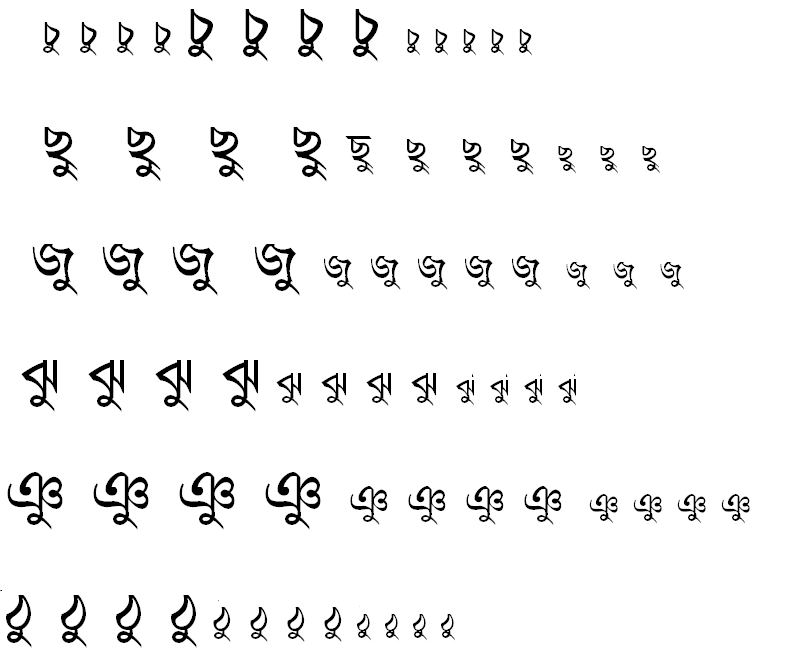
#> input picture GenData+TrainingFiles/ukar2.PNG, 794 x 653 px, found by its file name
$ python GenData5_complex.py   (Python 2 division)   (older library calls are emulated)
#> lines starting #> are read from the running program, lines starting #| are printed output that depends on the picture; after the words box and inside, x2 and y2 are one past the last pixel; in counts of white or black regions, pixels touching at a corner belong together
# GenData.py

import sys
import numpy as np
import cv2
import os
from intValidChars import *

# module level variables ##########################################################################
MIN_CONTOUR_AREA = 55

RESIZED_IMAGE_WIDTH = 20
RESIZED_IMAGE_HEIGHT = 30


###################################################################################################
def main():
    imgTrainingNumbers = cv2.imread("ukar2.png")  # read in training numbers image
#> imgTrainingNumbers is the input picture: shape (653, 794, 3); min 0, max 255, mean 243

    if imgTrainingNumbers is None:  # if image was not read successfully
        print "error: image not read from file \n\n"  # print error message to std out
        os.system("pause")  # pause so user can see error message
        return  # and exit function (which exits program)
    # end if

    imgGray = cv2.cvtColor(imgTrainingNumbers, cv2.COLOR_BGR2GRAY)  # get grayscale image
    imgBlurred = cv2.GaussianBlur(imgGray, (5, 5), 0)  # blur
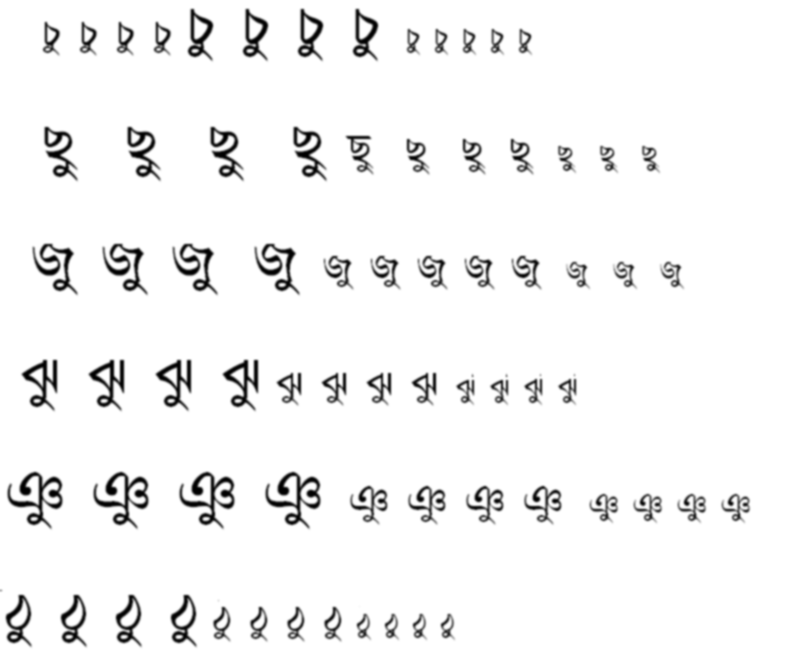
#> imgBlurred: shape (653, 794); min 0, max 255, mean 243


    # filter image from grayscale to black and white
    imgThresh = cv2.adaptiveThreshold(imgBlurred,  # input image
                                      255,  # make pixels that pass the threshold full white
                                      cv2.ADAPTIVE_THRESH_GAUSSIAN_C,
                                      # use gaussian rather than mean, seems to give better results
                                      cv2.THRESH_BINARY_INV,
                                      # invert so foreground will be white, background will be black
                                      11,  # size of a pixel neighborhood used to calculate threshold value
                                      2)  # constant subtracted from the mean or weighted mean
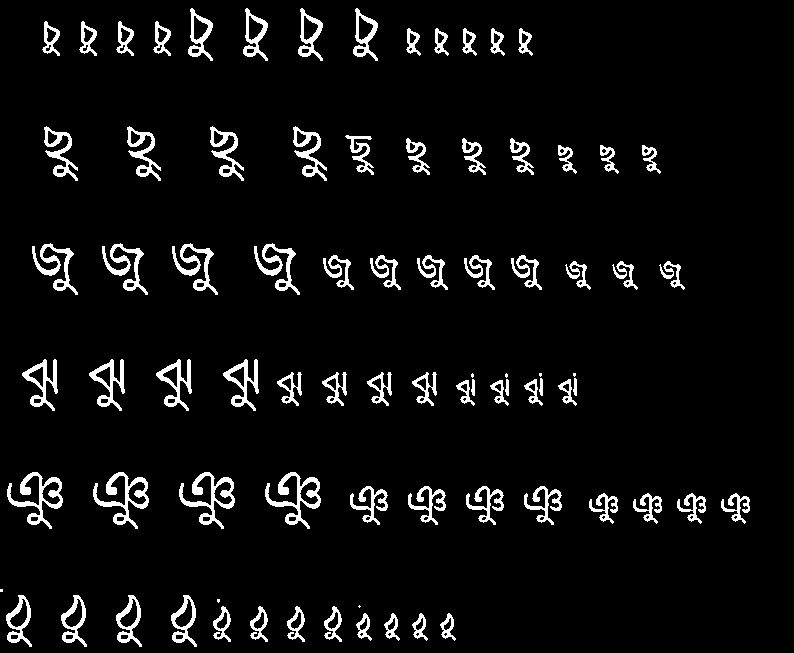
#> imgThresh: shape (653, 794); 5.8% white; 83 white regions (7 under 20 px)

    cv2.imshow("imgThresh", imgThresh)  # show threshold image for reference

    imgThreshCopy = imgThresh.copy()  # make a copy of the thresh image, this in necessary b/c findContours modifies the image

    imgContours, npaContours, npaHierarchy = cv2.findContours(imgThreshCopy,
                                                              # input image, make sure to use a copy since the function will modify this image in the course of finding contours
                                                              cv2.RETR_EXTERNAL,  # retrieve the outermost contours only
                                                              cv2.CHAIN_APPROX_SIMPLE)  # compress horizontal, vertical, and diagonal segments and leave only their end points
#> npaContours = 83 contours, 7 with area under 20; largest, box (x1, y1, x2, y2) and area: (265, 472, 321, 529) 1046, (179, 472, 235, 529) 1046, (93, 472, 149, 529) 1046, (7, 472, 63, 529) 1046, (223, 359, 259, 411) 696; npaHierarchy = 83 rows, first 6: [1, -1, -1, -1], [2, 0, -1, -1], [3, 1, -1, -1], [4, 2, -1, -1], [5, 3, -1, -1], [6, 4, -1, -1]

    # declare empty numpy array, we will use this to write to file later
    # zero rows, enough cols to hold all image data
    npaFlattenedImages = np.empty((0, RESIZED_IMAGE_WIDTH * RESIZED_IMAGE_HEIGHT))

    intClassifications = []  # declare empty classifications list, this will be our list of how we are classifying our chars from user input, we will write to file at the end

    # possible chars we are interested in are digits 0 through 9, put these in list intValidChars
    '''
    intValidChars = [
        # LETTERS

        ord('q'), ord('w'), ord('e'), ord('r'), ord('t'), ord('y'), ord('u'), ord('i'), ord('o'), ord('p'), ord('a'),
        ord('s'), ord('d'), ord('f'), ord('g'), ord('h'), ord('j'),
        ord('k'), ord('l'), ord('z'), ord('x'), ord('c'), ord('v'), ord('b'), ord('n'), ord('m'),
        ord('E'), ord('Q'), ord('W'), ord('R'), ord('T'), ord('Y'), ord('U'), ord('I'), ord('O'), ord('P'), ord('A'),
        ord('S'), ord('D'), ord('F'), ord('G'), ord('H'), ord('J'),
        ord('K'), ord('L'), ord('Z'), ord('X'), ord('C'), ord('V'), ord('B'), ord('N'), ord('M'),

        # NUMBERS

        ord('0'), ord('1'), ord('2'), ord('3'), ord('4'), ord('5'), ord('6'), ord('7'), ord('8'), ord('9'),

        # SYMBOLS

        ord('~'), ord('!'), ord('#'), ord('$'), ord('%'), ord('^'), ord('&'), ord('*'), ord('('), ord(')'), ord('{'),
        ord('}'), ord(';'), ord(':'), ord('"'), ord(','), ord('?'), ord('%'),
        ord('`'), ord('-'), ord('+'),

        # COMPOUND_CHARACTERS

        1000, 1001, 1002, 1003, 1004, 1005, 1006, 1007, 1008, 1009, 1010, 1011, 1012, 1013, 1014, 1015, 1016, 1017,
        1018, 1019, 1020, 1021, 1022, 1023, 1024, 1025, 1026, 1027, 1028, 1029, 1030, 1031, 1032,
        1033, 1034, 1035, 1036, 1037, 1038, 1039, 1040, 1041, 1042, 1043, 1044, 1045, 1046, 1047, 1048, 1049, 1050,
        1051, 1052, 1053, 1054, 1055, 1056, 1057, 1058, 1059, 1060, 1061, 1062, 1063, 1064, 1065,
        1066, 1067, 1068, 1069, 1070, 1071, 1072, 1073, 1074, 1075, 1076, 1077, 1078, 1079, 1080, 1081, 1082, 1083,
        1084, 1085, 1086, 1087, 1088, 1089, 1090, 1091, 1092, 1093, 1094, 1095, 1096, 1097, 1098,
        1099, 1100, 1101, 1102, 1103, 1104, 1105, 1106, 1107, 1108, 1109, 1110, 1111, 1112, 1113, 1114, 1115, 1116,
        1117, 1118, 1119, 1120, 1121, 1122, 1123, 1124, 1125, 1126, 1127, 1128, 1129, 1130, 1131,
        1132, 1133, 1134, 1135, 1136, 1137, 1138, 1139, 1140, 1141, 1142, 1143, 1144, 1145, 1146, 1147, 1148, 1149,
        1150, 1151, 1152, 1153, 1154, 1155, 1156, 1157, 1158, 1159, 1160, 1161, 1162, 1163, 1164,
        1165, 1166, 1167, 1168, 1169, 1170, 1171, 1172
    ]
    '''

    my = 99999
#> (the run stopped early here; a loop or call above may not have finished)

$ run again, with GenData+TrainingFiles/ukar1.PNG copied over GenData+TrainingFiles/ukar2.PNG
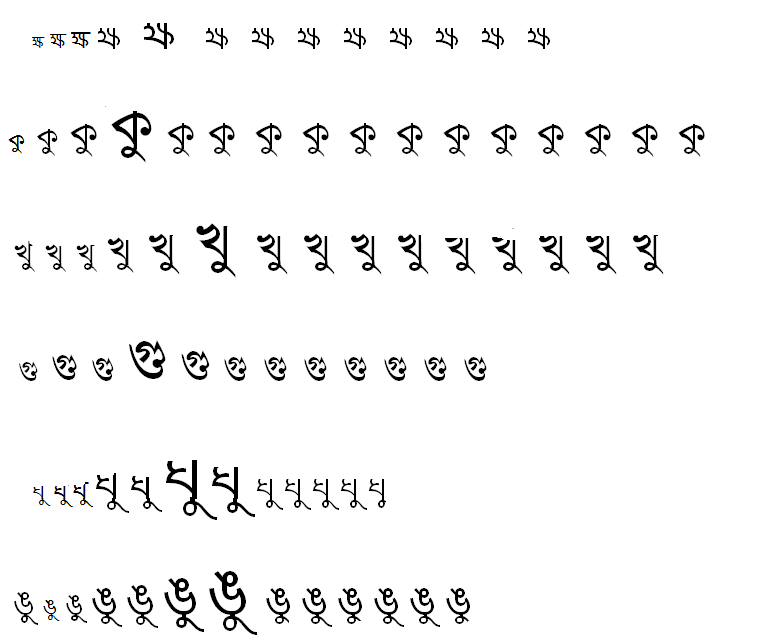
#> input picture GenData+TrainingFiles/ukar1.PNG, 775 x 643 px, found by its file name
#> in main, imgTrainingNumbers is the input picture: shape (643, 775, 3); mean B, G, R 245.1, 245.1, 245.1
#> in main, `imgBlurred = cv2.GaussianBlur(imgGray, (5, 5), 0)`:
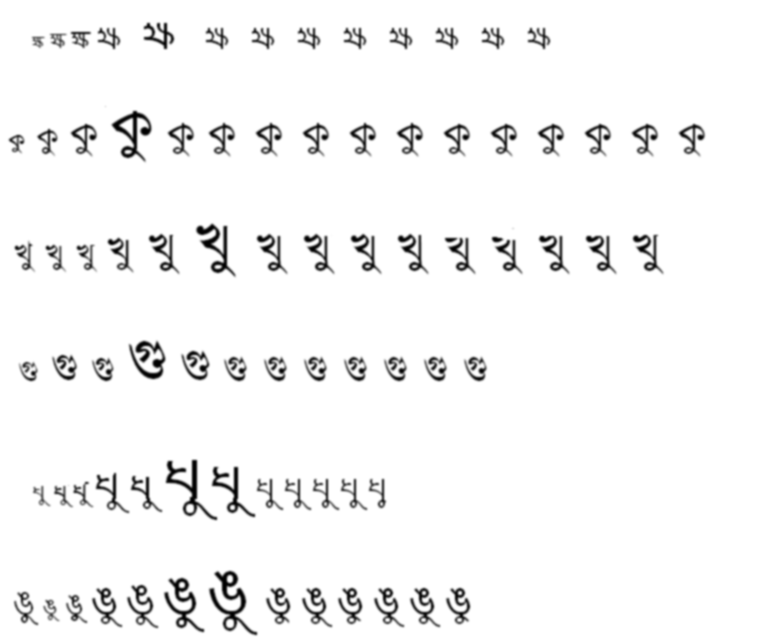
#> imgBlurred: shape (643, 775); min 0, max 255, mean 245.1
#> in main, `imgThresh = cv2.adaptiveThreshold(imgBlurred,`:
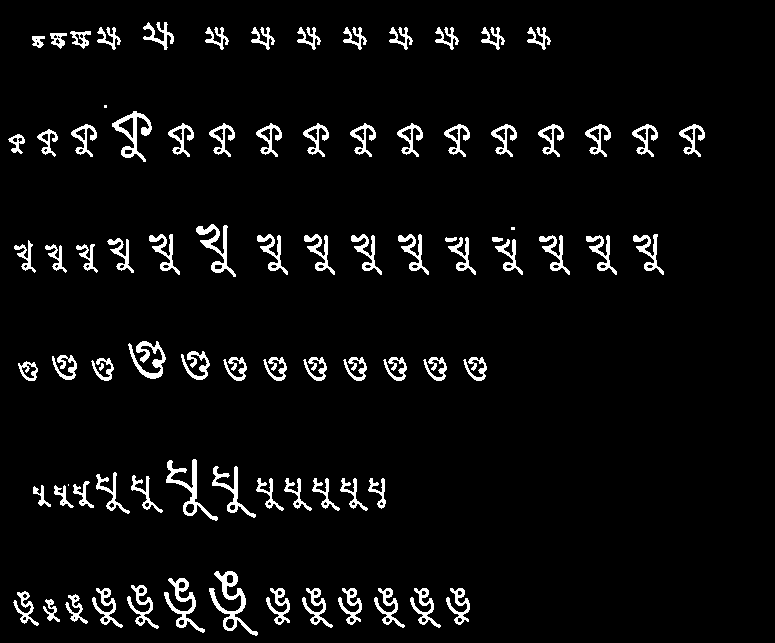
#> imgThresh: shape (643, 775); 5.1% white; 87 white regions (3 under 20 px)
#> npaContours = 87 contours, 4 with area under 20; largest, box (x1, y1, x2, y2) and area: (209, 571, 258, 636) 774, (112, 111, 152, 162) 708, (166, 459, 218, 521) 596, (164, 578, 205, 633) 550, (196, 224, 236, 277) 517; npaHierarchy = 87 rows, first 6: [1, -1, -1, -1], [2, 0, -1, -1], [3, 1, -1, -1], [4, 2, -1, -1], [5, 3, -1, -1], [6, 4, -1, -1]

$ run again, with GenData+TrainingFiles/12.PNG copied over GenData+TrainingFiles/ukar2.PNG
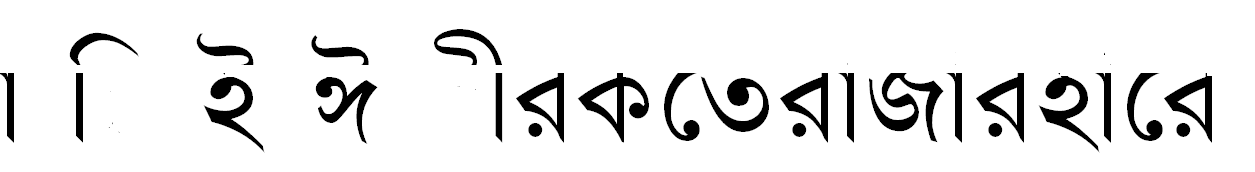
#> input picture GenData+TrainingFiles/12.PNG, 1255 x 172 px, found by its file name
#> in main, imgTrainingNumbers is the input picture: shape (172, 1255, 3); min 0, max 255, mean 230.8
#> in main, `imgBlurred = cv2.GaussianBlur(imgGray, (5, 5), 0)`:
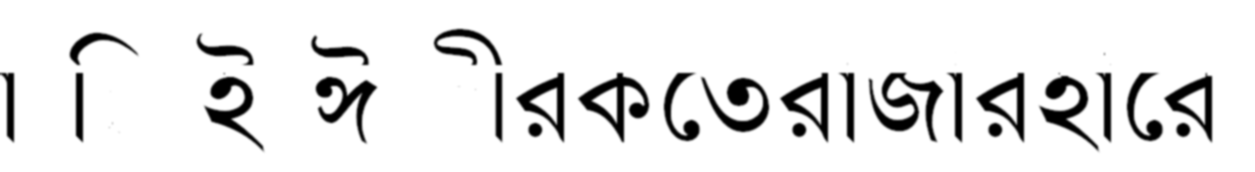
#> imgBlurred: shape (172, 1255); min 0, max 255, mean 230.8
#> in main, `imgThresh = cv2.adaptiveThreshold(imgBlurred,`:
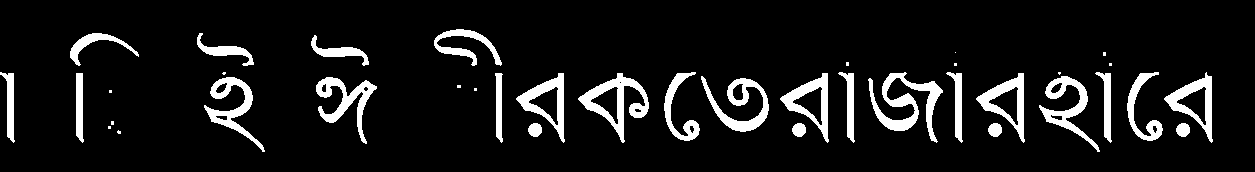
#> imgThresh: shape (172, 1255); 9.4% white; 39 white regions (13 under 20 px)
#> npaContours = 39 contours, 13 with area under 20; largest, box (x1, y1, x2, y2) and area: (578, 73, 649, 143) 1852, (976, 73, 1025, 143) 1504, (780, 73, 829, 143) 1504, (516, 73, 565, 143) 1504, (868, 72, 943, 143) 1498; npaHierarchy = 39 rows, first 6: [1, -1, -1, -1], [2, 0, -1, -1], [3, 1, -1, -1], [4, 2, -1, -1], [5, 3, -1, -1], [6, 4, -1, -1]

$ run again, with GenData+TrainingFiles/13.PNG copied over GenData+TrainingFiles/ukar2.PNG
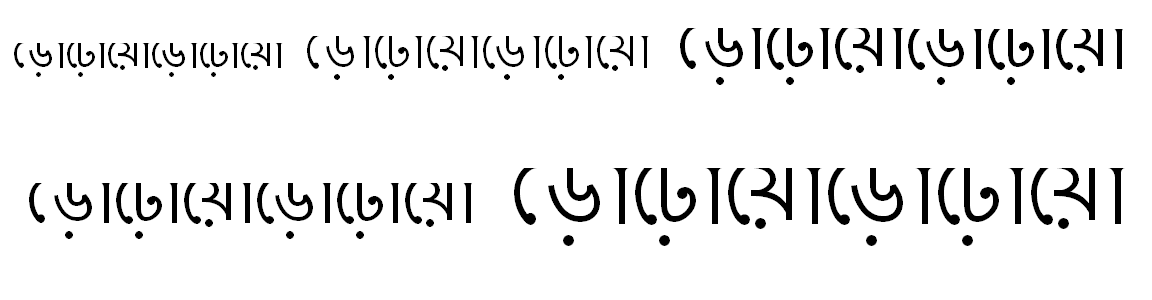
#> input picture GenData+TrainingFiles/13.PNG, 1152 x 300 px, found by its file name
#> in main, imgTrainingNumbers is the input picture: shape (300, 1152, 3); min 0, max 255, mean 236.9
#> in main, `imgBlurred = cv2.GaussianBlur(imgGray, (5, 5), 0)`:
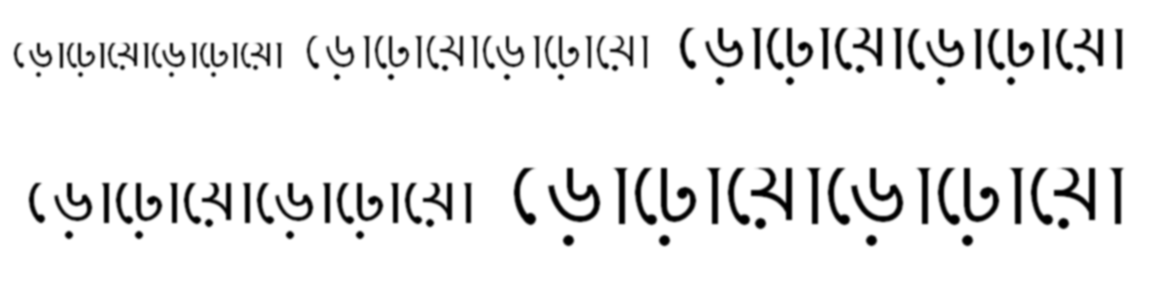
#> imgBlurred: shape (300, 1152); min 0, max 255, mean 236.9
#> in main, `imgThresh = cv2.adaptiveThreshold(imgBlurred,`:
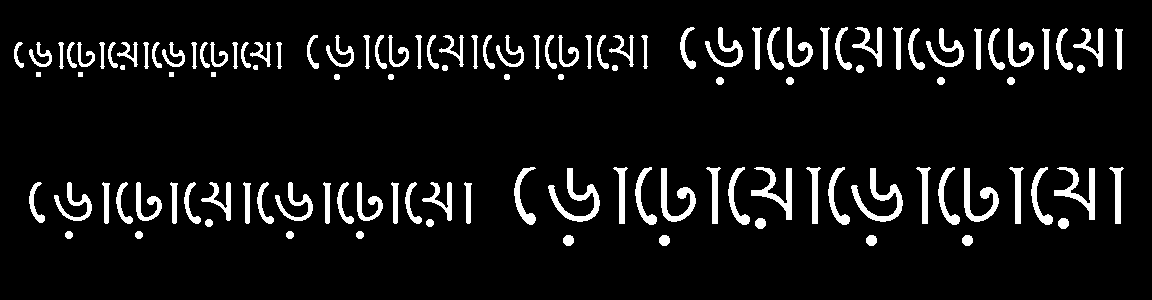
#> imgThresh: shape (300, 1152); 7.6% white; 120 white regions
#> npaContours = 120 contours, 6 with area under 20; largest, box (x1, y1, x2, y2) and area: (851, 168, 903, 222) 670, (548, 168, 600, 222) 670, (1054, 167, 1095, 220) 578, (751, 167, 792, 220) 578, (964, 168, 999, 222) 545; npaHierarchy = 120 rows, first 6: [1, -1, -1, -1], [2, 0, -1, -1], [3, 1, -1, -1], [4, 2, -1, -1], [5, 3, -1, -1], [6, 4, -1, -1]
